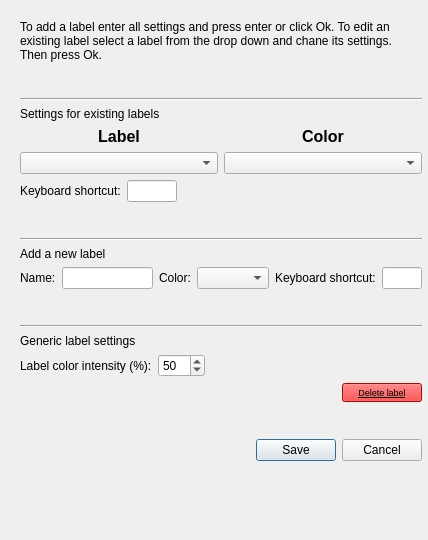
<?xml version="1.0" encoding="UTF-8"?>
<ui version="4.0">
 <class>Dialog</class>
 <widget class="QDialog" name="Dialog">
  <property name="geometry">
   <rect>
    <x>0</x>
    <y>0</y>
    <width>428</width>
    <height>540</height>
   </rect>
  </property>
  <property name="windowTitle">
   <string>Dialog</string>
  </property>
  <widget class="QWidget" name="verticalLayoutWidget">
   <property name="geometry">
    <rect>
     <x>20</x>
     <y>20</y>
     <width>402</width>
     <height>441</height>
    </rect>
   </property>
   <layout class="QVBoxLayout" name="verticalLayout">
    <item>
     <widget class="QLabel" name="label_2">
      <property name="text">
       <string>To add a label enter all settings and press enter or click Ok. To edit an existing label select a label from the drop down and chane its settings. Then press Ok.</string>
      </property>
      <property name="wordWrap">
       <bool>true</bool>
      </property>
     </widget>
    </item>
    <item>
     <spacer name="verticalSpacer_2">
      <property name="orientation">
       <enum>Qt::Vertical</enum>
      </property>
      <property name="sizeHint" stdset="0">
       <size>
        <width>20</width>
        <height>40</height>
       </size>
      </property>
     </spacer>
    </item>
    <item>
     <widget class="Line" name="line_2">
      <property name="orientation">
       <enum>Qt::Horizontal</enum>
      </property>
     </widget>
    </item>
    <item>
     <widget class="QLabel" name="label_3">
      <property name="text">
       <string>Settings for existing labels</string>
      </property>
     </widget>
    </item>
    <item>
     <layout class="QHBoxLayout" name="horizontalLayout">
      <item>
       <layout class="QVBoxLayout" name="verticalLayout_label">
        <item>
         <widget class="QLabel" name="label_label">
          <property name="maximumSize">
           <size>
            <width>16777215</width>
            <height>20</height>
           </size>
          </property>
          <property name="font">
           <font>
            <pointsize>12</pointsize>
            <weight>75</weight>
            <bold>true</bold>
           </font>
          </property>
          <property name="text">
           <string>Label</string>
          </property>
          <property name="alignment">
           <set>Qt::AlignCenter</set>
          </property>
         </widget>
        </item>
        <item>
         <widget class="QComboBox" name="comboBox_label"/>
        </item>
       </layout>
      </item>
      <item>
       <layout class="QVBoxLayout" name="verticalLayout_color">
        <item>
         <widget class="QLabel" name="label_color">
          <property name="maximumSize">
           <size>
            <width>16777215</width>
            <height>20</height>
           </size>
          </property>
          <property name="font">
           <font>
            <pointsize>12</pointsize>
            <weight>75</weight>
            <bold>true</bold>
           </font>
          </property>
          <property name="text">
           <string>Color</string>
          </property>
          <property name="alignment">
           <set>Qt::AlignCenter</set>
          </property>
         </widget>
        </item>
        <item>
         <widget class="QComboBox" name="comboBox_color"/>
        </item>
       </layout>
      </item>
     </layout>
    </item>
    <item>
     <layout class="QHBoxLayout" name="horizontalLayout_2">
      <item>
       <widget class="QLabel" name="label_keyboard_shortcut">
        <property name="sizePolicy">
         <sizepolicy hsizetype="Maximum" vsizetype="Preferred">
          <horstretch>0</horstretch>
          <verstretch>0</verstretch>
         </sizepolicy>
        </property>
        <property name="text">
         <string>Keyboard shortcut:</string>
        </property>
       </widget>
      </item>
      <item>
       <widget class="QLineEdit" name="lineEdit_keyboard_shortcut">
        <property name="sizePolicy">
         <sizepolicy hsizetype="Fixed" vsizetype="Fixed">
          <horstretch>0</horstretch>
          <verstretch>0</verstretch>
         </sizepolicy>
        </property>
        <property name="minimumSize">
         <size>
          <width>40</width>
          <height>0</height>
         </size>
        </property>
        <property name="maximumSize">
         <size>
          <width>50</width>
          <height>16777215</height>
         </size>
        </property>
        <property name="maxLength">
         <number>1</number>
        </property>
       </widget>
      </item>
      <item>
       <spacer name="horizontalSpacer_3">
        <property name="orientation">
         <enum>Qt::Horizontal</enum>
        </property>
        <property name="sizeHint" stdset="0">
         <size>
          <width>40</width>
          <height>20</height>
         </size>
        </property>
       </spacer>
      </item>
     </layout>
    </item>
    <item>
     <spacer name="verticalSpacer_4">
      <property name="orientation">
       <enum>Qt::Vertical</enum>
      </property>
      <property name="sizeHint" stdset="0">
       <size>
        <width>20</width>
        <height>40</height>
       </size>
      </property>
     </spacer>
    </item>
    <item>
     <widget class="Line" name="line_3">
      <property name="orientation">
       <enum>Qt::Horizontal</enum>
      </property>
     </widget>
    </item>
    <item>
     <widget class="QLabel" name="label_4">
      <property name="text">
       <string>Add a new label</string>
      </property>
     </widget>
    </item>
    <item>
     <layout class="QHBoxLayout" name="horizontalLayout_new_label">
      <item>
       <widget class="QLabel" name="label_new_label">
        <property name="text">
         <string>Name:</string>
        </property>
       </widget>
      </item>
      <item>
       <widget class="QLineEdit" name="lineEdit_new_label"/>
      </item>
      <item>
       <widget class="QLabel" name="label_5">
        <property name="text">
         <string>Color:</string>
        </property>
       </widget>
      </item>
      <item>
       <widget class="QComboBox" name="comboBox_new_label_color"/>
      </item>
      <item>
       <widget class="QLabel" name="label_6">
        <property name="text">
         <string>Keyboard shortcut:</string>
        </property>
       </widget>
      </item>
      <item>
       <widget class="QLineEdit" name="lineEdit_new_keyboard_shortcut">
        <property name="sizePolicy">
         <sizepolicy hsizetype="Fixed" vsizetype="Fixed">
          <horstretch>0</horstretch>
          <verstretch>0</verstretch>
         </sizepolicy>
        </property>
        <property name="minimumSize">
         <size>
          <width>40</width>
          <height>0</height>
         </size>
        </property>
        <property name="maximumSize">
         <size>
          <width>50</width>
          <height>16777215</height>
         </size>
        </property>
       </widget>
      </item>
     </layout>
    </item>
    <item>
     <spacer name="verticalSpacer_3">
      <property name="orientation">
       <enum>Qt::Vertical</enum>
      </property>
      <property name="sizeHint" stdset="0">
       <size>
        <width>20</width>
        <height>40</height>
       </size>
      </property>
     </spacer>
    </item>
    <item>
     <widget class="Line" name="line">
      <property name="orientation">
       <enum>Qt::Horizontal</enum>
      </property>
     </widget>
    </item>
    <item>
     <widget class="QLabel" name="label">
      <property name="text">
       <string>Generic label settings</string>
      </property>
     </widget>
    </item>
    <item>
     <layout class="QHBoxLayout" name="horizontalLayout_3">
      <item>
       <widget class="QLabel" name="label_opacity">
        <property name="text">
         <string>Label color intensity (%):</string>
        </property>
       </widget>
      </item>
      <item>
       <widget class="QDoubleSpinBox" name="doubleSpinBox_opacity">
        <property name="decimals">
         <number>0</number>
        </property>
        <property name="minimum">
         <double>0.000000000000000</double>
        </property>
        <property name="maximum">
         <double>100.000000000000000</double>
        </property>
        <property name="value">
         <double>50.000000000000000</double>
        </property>
       </widget>
      </item>
      <item>
       <spacer name="horizontalSpacer">
        <property name="orientation">
         <enum>Qt::Horizontal</enum>
        </property>
        <property name="sizeType">
         <enum>QSizePolicy::MinimumExpanding</enum>
        </property>
        <property name="sizeHint" stdset="0">
         <size>
          <width>50</width>
          <height>20</height>
         </size>
        </property>
       </spacer>
      </item>
     </layout>
    </item>
    <item>
     <layout class="QHBoxLayout" name="horizontalLayout_4">
      <item>
       <spacer name="horizontalSpacer_2">
        <property name="orientation">
         <enum>Qt::Horizontal</enum>
        </property>
        <property name="sizeHint" stdset="0">
         <size>
          <width>40</width>
          <height>20</height>
         </size>
        </property>
       </spacer>
      </item>
      <item>
       <widget class="QPushButton" name="pushButton">
        <property name="palette">
         <palette>
          <active>
           <colorrole role="WindowText">
            <brush brushstyle="SolidPattern">
             <color alpha="255">
              <red>0</red>
              <green>0</green>
              <blue>0</blue>
             </color>
            </brush>
           </colorrole>
           <colorrole role="Button">
            <brush brushstyle="SolidPattern">
             <color alpha="255">
              <red>255</red>
              <green>0</green>
              <blue>0</blue>
             </color>
            </brush>
           </colorrole>
           <colorrole role="Light">
            <brush brushstyle="SolidPattern">
             <color alpha="255">
              <red>255</red>
              <green>127</green>
              <blue>127</blue>
             </color>
            </brush>
           </colorrole>
           <colorrole role="Midlight">
            <brush brushstyle="SolidPattern">
             <color alpha="255">
              <red>255</red>
              <green>63</green>
              <blue>63</blue>
             </color>
            </brush>
           </colorrole>
           <colorrole role="Dark">
            <brush brushstyle="SolidPattern">
             <color alpha="255">
              <red>127</red>
              <green>0</green>
              <blue>0</blue>
             </color>
            </brush>
           </colorrole>
           <colorrole role="Mid">
            <brush brushstyle="SolidPattern">
             <color alpha="255">
              <red>170</red>
              <green>0</green>
              <blue>0</blue>
             </color>
            </brush>
           </colorrole>
           <colorrole role="Text">
            <brush brushstyle="SolidPattern">
             <color alpha="255">
              <red>0</red>
              <green>0</green>
              <blue>0</blue>
             </color>
            </brush>
           </colorrole>
           <colorrole role="BrightText">
            <brush brushstyle="SolidPattern">
             <color alpha="255">
              <red>255</red>
              <green>255</green>
              <blue>255</blue>
             </color>
            </brush>
           </colorrole>
           <colorrole role="ButtonText">
            <brush brushstyle="SolidPattern">
             <color alpha="255">
              <red>0</red>
              <green>0</green>
              <blue>0</blue>
             </color>
            </brush>
           </colorrole>
           <colorrole role="Base">
            <brush brushstyle="SolidPattern">
             <color alpha="255">
              <red>255</red>
              <green>255</green>
              <blue>255</blue>
             </color>
            </brush>
           </colorrole>
           <colorrole role="Window">
            <brush brushstyle="SolidPattern">
             <color alpha="255">
              <red>255</red>
              <green>0</green>
              <blue>0</blue>
             </color>
            </brush>
           </colorrole>
           <colorrole role="Shadow">
            <brush brushstyle="SolidPattern">
             <color alpha="255">
              <red>0</red>
              <green>0</green>
              <blue>0</blue>
             </color>
            </brush>
           </colorrole>
           <colorrole role="AlternateBase">
            <brush brushstyle="SolidPattern">
             <color alpha="255">
              <red>255</red>
              <green>127</green>
              <blue>127</blue>
             </color>
            </brush>
           </colorrole>
           <colorrole role="ToolTipBase">
            <brush brushstyle="SolidPattern">
             <color alpha="255">
              <red>255</red>
              <green>255</green>
              <blue>220</blue>
             </color>
            </brush>
           </colorrole>
           <colorrole role="ToolTipText">
            <brush brushstyle="SolidPattern">
             <color alpha="255">
              <red>0</red>
              <green>0</green>
              <blue>0</blue>
             </color>
            </brush>
           </colorrole>
           <colorrole role="PlaceholderText">
            <brush brushstyle="SolidPattern">
             <color alpha="128">
              <red>0</red>
              <green>0</green>
              <blue>0</blue>
             </color>
            </brush>
           </colorrole>
          </active>
          <inactive>
           <colorrole role="WindowText">
            <brush brushstyle="SolidPattern">
             <color alpha="255">
              <red>0</red>
              <green>0</green>
              <blue>0</blue>
             </color>
            </brush>
           </colorrole>
           <colorrole role="Button">
            <brush brushstyle="SolidPattern">
             <color alpha="255">
              <red>255</red>
              <green>0</green>
              <blue>0</blue>
             </color>
            </brush>
           </colorrole>
           <colorrole role="Light">
            <brush brushstyle="SolidPattern">
             <color alpha="255">
              <red>255</red>
              <green>127</green>
              <blue>127</blue>
             </color>
            </brush>
           </colorrole>
           <colorrole role="Midlight">
            <brush brushstyle="SolidPattern">
             <color alpha="255">
              <red>255</red>
              <green>63</green>
              <blue>63</blue>
             </color>
            </brush>
           </colorrole>
           <colorrole role="Dark">
            <brush brushstyle="SolidPattern">
             <color alpha="255">
              <red>127</red>
              <green>0</green>
              <blue>0</blue>
             </color>
            </brush>
           </colorrole>
           <colorrole role="Mid">
            <brush brushstyle="SolidPattern">
             <color alpha="255">
              <red>170</red>
              <green>0</green>
              <blue>0</blue>
             </color>
            </brush>
           </colorrole>
           <colorrole role="Text">
            <brush brushstyle="SolidPattern">
             <color alpha="255">
              <red>0</red>
              <green>0</green>
              <blue>0</blue>
             </color>
            </brush>
           </colorrole>
           <colorrole role="BrightText">
            <brush brushstyle="SolidPattern">
             <color alpha="255">
              <red>255</red>
              <green>255</green>
              <blue>255</blue>
             </color>
            </brush>
           </colorrole>
           <colorrole role="ButtonText">
            <brush brushstyle="SolidPattern">
             <color alpha="255">
              <red>0</red>
              <green>0</green>
              <blue>0</blue>
             </color>
            </brush>
           </colorrole>
           <colorrole role="Base">
            <brush brushstyle="SolidPattern">
             <color alpha="255">
              <red>255</red>
              <green>255</green>
              <blue>255</blue>
             </color>
            </brush>
           </colorrole>
           <colorrole role="Window">
            <brush brushstyle="SolidPattern">
             <color alpha="255">
              <red>255</red>
              <green>0</green>
              <blue>0</blue>
             </color>
            </brush>
           </colorrole>
           <colorrole role="Shadow">
            <brush brushstyle="SolidPattern">
             <color alpha="255">
              <red>0</red>
              <green>0</green>
              <blue>0</blue>
             </color>
            </brush>
           </colorrole>
           <colorrole role="AlternateBase">
            <brush brushstyle="SolidPattern">
             <color alpha="255">
              <red>255</red>
              <green>127</green>
              <blue>127</blue>
             </color>
            </brush>
           </colorrole>
           <colorrole role="ToolTipBase">
            <brush brushstyle="SolidPattern">
             <color alpha="255">
              <red>255</red>
              <green>255</green>
              <blue>220</blue>
             </color>
            </brush>
           </colorrole>
           <colorrole role="ToolTipText">
            <brush brushstyle="SolidPattern">
             <color alpha="255">
              <red>0</red>
              <green>0</green>
              <blue>0</blue>
             </color>
            </brush>
           </colorrole>
           <colorrole role="PlaceholderText">
            <brush brushstyle="SolidPattern">
             <color alpha="128">
              <red>0</red>
              <green>0</green>
              <blue>0</blue>
             </color>
            </brush>
           </colorrole>
          </inactive>
          <disabled>
           <colorrole role="WindowText">
            <brush brushstyle="SolidPattern">
             <color alpha="255">
              <red>127</red>
              <green>0</green>
              <blue>0</blue>
             </color>
            </brush>
           </colorrole>
           <colorrole role="Button">
            <brush brushstyle="SolidPattern">
             <color alpha="255">
              <red>255</red>
              <green>0</green>
              <blue>0</blue>
             </color>
            </brush>
           </colorrole>
           <colorrole role="Light">
            <brush brushstyle="SolidPattern">
             <color alpha="255">
              <red>255</red>
              <green>127</green>
              <blue>127</blue>
             </color>
            </brush>
           </colorrole>
           <colorrole role="Midlight">
            <brush brushstyle="SolidPattern">
             <color alpha="255">
              <red>255</red>
              <green>63</green>
              <blue>63</blue>
             </color>
            </brush>
           </colorrole>
           <colorrole role="Dark">
            <brush brushstyle="SolidPattern">
             <color alpha="255">
              <red>127</red>
              <green>0</green>
              <blue>0</blue>
             </color>
            </brush>
           </colorrole>
           <colorrole role="Mid">
            <brush brushstyle="SolidPattern">
             <color alpha="255">
              <red>170</red>
              <green>0</green>
              <blue>0</blue>
             </color>
            </brush>
           </colorrole>
           <colorrole role="Text">
            <brush brushstyle="SolidPattern">
             <color alpha="255">
              <red>127</red>
              <green>0</green>
              <blue>0</blue>
             </color>
            </brush>
           </colorrole>
           <colorrole role="BrightText">
            <brush brushstyle="SolidPattern">
             <color alpha="255">
              <red>255</red>
              <green>255</green>
              <blue>255</blue>
             </color>
            </brush>
           </colorrole>
           <colorrole role="ButtonText">
            <brush brushstyle="SolidPattern">
             <color alpha="255">
              <red>127</red>
              <green>0</green>
              <blue>0</blue>
             </color>
            </brush>
           </colorrole>
           <colorrole role="Base">
            <brush brushstyle="SolidPattern">
             <color alpha="255">
              <red>255</red>
              <green>0</green>
              <blue>0</blue>
             </color>
            </brush>
           </colorrole>
           <colorrole role="Window">
            <brush brushstyle="SolidPattern">
             <color alpha="255">
              <red>255</red>
              <green>0</green>
              <blue>0</blue>
             </color>
            </brush>
           </colorrole>
           <colorrole role="Shadow">
            <brush brushstyle="SolidPattern">
             <color alpha="255">
              <red>0</red>
              <green>0</green>
              <blue>0</blue>
             </color>
            </brush>
           </colorrole>
           <colorrole role="AlternateBase">
            <brush brushstyle="SolidPattern">
             <color alpha="255">
              <red>255</red>
              <green>0</green>
              <blue>0</blue>
             </color>
            </brush>
           </colorrole>
           <colorrole role="ToolTipBase">
            <brush brushstyle="SolidPattern">
             <color alpha="255">
              <red>255</red>
              <green>255</green>
              <blue>220</blue>
             </color>
            </brush>
           </colorrole>
           <colorrole role="ToolTipText">
            <brush brushstyle="SolidPattern">
             <color alpha="255">
              <red>0</red>
              <green>0</green>
              <blue>0</blue>
             </color>
            </brush>
           </colorrole>
           <colorrole role="PlaceholderText">
            <brush brushstyle="SolidPattern">
             <color alpha="128">
              <red>0</red>
              <green>0</green>
              <blue>0</blue>
             </color>
            </brush>
           </colorrole>
          </disabled>
         </palette>
        </property>
        <property name="font">
         <font>
          <pointsize>7</pointsize>
          <underline>true</underline>
         </font>
        </property>
        <property name="text">
         <string>Delete label</string>
        </property>
       </widget>
      </item>
     </layout>
    </item>
    <item>
     <spacer name="verticalSpacer">
      <property name="orientation">
       <enum>Qt::Vertical</enum>
      </property>
      <property name="sizeHint" stdset="0">
       <size>
        <width>20</width>
        <height>40</height>
       </size>
      </property>
     </spacer>
    </item>
    <item>
     <widget class="QDialogButtonBox" name="buttonBox">
      <property name="orientation">
       <enum>Qt::Horizontal</enum>
      </property>
      <property name="standardButtons">
       <set>QDialogButtonBox::Cancel|QDialogButtonBox::Save</set>
      </property>
     </widget>
    </item>
   </layout>
  </widget>
 </widget>
 <resources/>
 <connections>
  <connection>
   <sender>buttonBox</sender>
   <signal>accepted()</signal>
   <receiver>Dialog</receiver>
   <slot>accept()</slot>
   <hints>
    <hint type="sourcelabel">
     <x>248</x>
     <y>254</y>
    </hint>
    <hint type="destinationlabel">
     <x>157</x>
     <y>274</y>
    </hint>
   </hints>
  </connection>
  <connection>
   <sender>buttonBox</sender>
   <signal>rejected()</signal>
   <receiver>Dialog</receiver>
   <slot>reject()</slot>
   <hints>
    <hint type="sourcelabel">
     <x>316</x>
     <y>260</y>
    </hint>
    <hint type="destinationlabel">
     <x>286</x>
     <y>274</y>
    </hint>
   </hints>
  </connection>
 </connections>
</ui>
